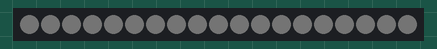
A sketch run on a simulated Arduino Uno, built with avr-gcc and run on an emulated ATmega328P. Parts: 19 RGB LEDs in strip order, left to right. Dim RGB values are drawn brighter than linear; random numbers use the default seed unless the sketch sets one.

Above: at 0.01 s.
At 5.83 s:
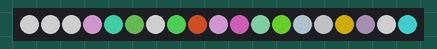
At 13.0 s:
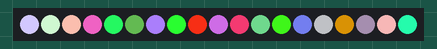

The sketch:

ico-lamp.ino
```cpp
#include <FastLED.h>
#define FASTLED_ALLOW_INTERRUPTS 0

// LED_PIN is the pin on which the LED data line is attached
#define LED_PIN     2
// NUM_LEDS is the number of LEDs in the string.  19 for the icosahedron lamp (minus one due to the base)
#define NUM_LEDS    19

// LED colours
CRGB leds[NUM_LEDS];

// Target colours for each LED.  We'll get closer to these colours with each iteration of the `loop()`
// tr, tg, tb: target red, green, blue respectively
int tr[NUM_LEDS], tg[NUM_LEDS], tb[NUM_LEDS];

// Current colours for each LED.
// cr, cg, cb: current red, green, blue respectively
int cr[NUM_LEDS], cg[NUM_LEDS], cb[NUM_LEDS];

void setup() {
  pinMode(LED_PIN, OUTPUT);
  FastLED.addLeds<WS2811, LED_PIN, RGB>(leds, NUM_LEDS);
  // initialise the target and current colours to 0
  memset(tr, 0, sizeof(int) * NUM_LEDS);
  memset(tg, 0, sizeof(int) * NUM_LEDS);
  memset(tb, 0, sizeof(int) * NUM_LEDS);
  memset(cr, 0, sizeof(int) * NUM_LEDS);
  memset(cg, 0, sizeof(int) * NUM_LEDS);
  memset(cb, 0, sizeof(int) * NUM_LEDS);
  // seed random through some noise on pin 0
  randomSeed(analogRead(0));
}

// ITERATE_LED is a macro, which moves the currents[index] one step closer to targets[index].
// If they are already equal, it does nothing.
#define ITERATE_LED(index, targets, currents) do{ \
    int d = targets[index] - currents[index]; \
    if(d < 0){ \
      currents[index] --; \
    } else if(d > 0){ \
      currents[index] ++; \
    } \
  }while(0)

// cnt is an iteration counter, so we know when to re-randomise the colours on the LEDs.
int cnt = 0;
void loop() {
  if (!cnt) {
    // set new target colours for each LED
    for (int i = 0; i < NUM_LEDS; i++) {
      tr[i] = random(255);
      tg[i] = random(255);
      tb[i] = random(255);
    }
  }
  cnt++;
  cnt &= 0x3FF; // reset the counter every 1024 steps

  // move the current values closer to the targets.
  for (int i = 0; i < NUM_LEDS; i++) {
    ITERATE_LED(i, tr, cr);
    ITERATE_LED(i, tg, cg);
    ITERATE_LED(i, tb, cb);
    leds[i] = CRGB(cr[i], cg[i], cb[i]);
  }

  // update the LEDs and then sleep for a bit to slow the 'animation'
  FastLED.show();
  delay(50);
}
```
